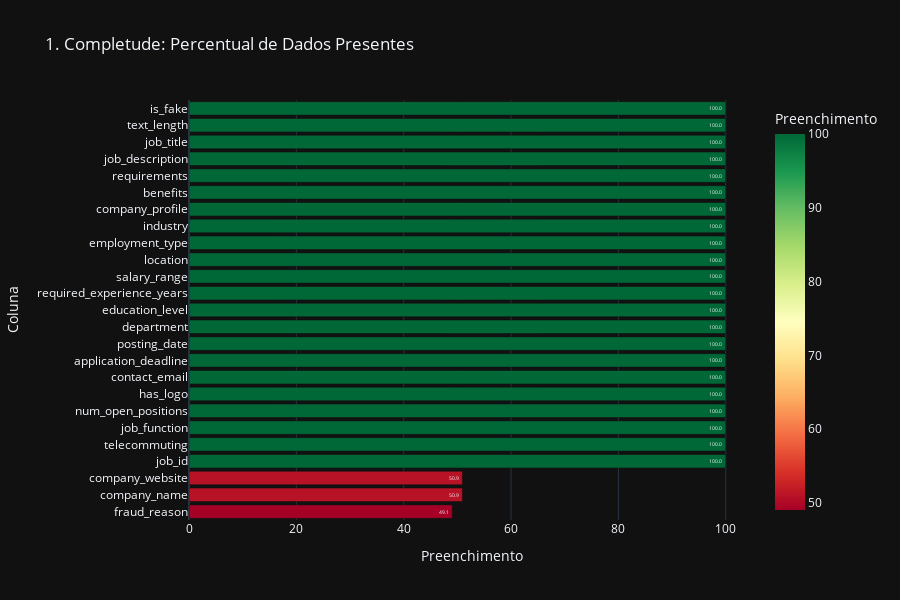

The cell this chart's notebook holds for it:
### Markdown cell above
## Gráfico 1: Completude dos Dados
Apresentando o percentual de registros preenchidos (não nulos) em relação ao total da base. As colunas estão ordenadas do menor para o maior nível de preenchimento, facilitando a identificação de campos com maior quantidade de dados ausentes.

### Code cell
total_rows = df_raw.count()

completeness_exprs = []

for c in df_raw.columns:

    expressao = count(when(col(c).isNotNull(), c))

    percentual = (expressao / total_rows * 100).alias(c)
    completeness_exprs.append(percentual)

quality_df = df_raw.select(*completeness_exprs).toPandas().transpose().reset_index()
quality_df.columns = ['Coluna', 'Preenchimento']
quality_df = quality_df.sort_values('Preenchimento')

fig1 = px.bar(quality_df, x='Preenchimento', y='Coluna', orientation='h',
              title='1. Completude: Percentual de Dados Presentes',
              color='Preenchimento', color_continuous_scale='RdYlGn', text_auto='.1f')
fig1.update_layout(height=600)
fig1.show()

### Figure 1 — Plotly figure (JSON) as saved in the notebook; plotly's stock layout.template omitted (floating-point values rounded to 4 significant figures)
{"data": [{"hovertemplate": "Preenchimento=%{marker.color}<br>Coluna=%{y}<extra></extra>", "legendgroup": "", "marker": {"color": [49.07, 50.93, 50.93, 100.0, 100.0, 100.0, 100.0, 100.0, 100.0, 100.0, 100.0, 100.0, 100.0, 100.0, 100.0, 100.0, 100.0, 100.0, 100.0, 100.0, 100.0, 100.0, 100.0, 100.0, 100.0], "coloraxis": "coloraxis", "pattern": {"shape": ""}}, "name": "", "orientation": "h", "showlegend": false, "textposition": "auto", "texttemplate": "%{x:.1f}", "x": [49.07, 50.93, 50.93, 100.0, 100.0, 100.0, 100.0, 100.0, 100.0, 100.0, 100.0, 100.0, 100.0, 100.0, 100.0, 100.0, 100.0, 100.0, 100.0, 100.0, 100.0, 100.0, 100.0, 100.0, 100.0], "xaxis": "x", "y": ["fraud_reason", "company_name", "company_website", "job_id", "telecommuting", "job_function", "num_open_positions", "has_logo", "contact_email", "application_deadline", "posting_date", "department", "education_level", "required_experience_years", "salary_range", "location", "employment_type", "industry", "company_profile", "benefits", "requirements", "job_description", "job_title", "text_length", "is_fake"], "yaxis": "y", "type": "bar"}], "layout": {"xaxis": {"anchor": "y", "domain": [0.0, 1.0], "title": {"text": "Preenchimento"}}, "yaxis": {"anchor": "x", "domain": [0.0, 1.0], "title": {"text": "Coluna"}}, "coloraxis": {"colorbar": {"title": {"text": "Preenchimento"}}, "colorscale": [[0.0, "rgb(165,0,38)"], [0.1, "rgb(215,48,39)"], [0.2, "rgb(244,109,67)"], [0.3, "rgb(253,174,97)"], [0.4, "rgb(254,224,139)"], [0.5, "rgb(255,255,191)"], [0.6, "rgb(217,239,139)"], [0.7, "rgb(166,217,106)"], [0.8, "rgb(102,189,99)"], [0.9, "rgb(26,152,80)"], [1.0, "rgb(0,104,55)"]]}, "legend": {"tracegroupgap": 0}, "title": {"text": "1. Completude: Percentual de Dados Presentes"}, "barmode": "relative", "height": 600}}
